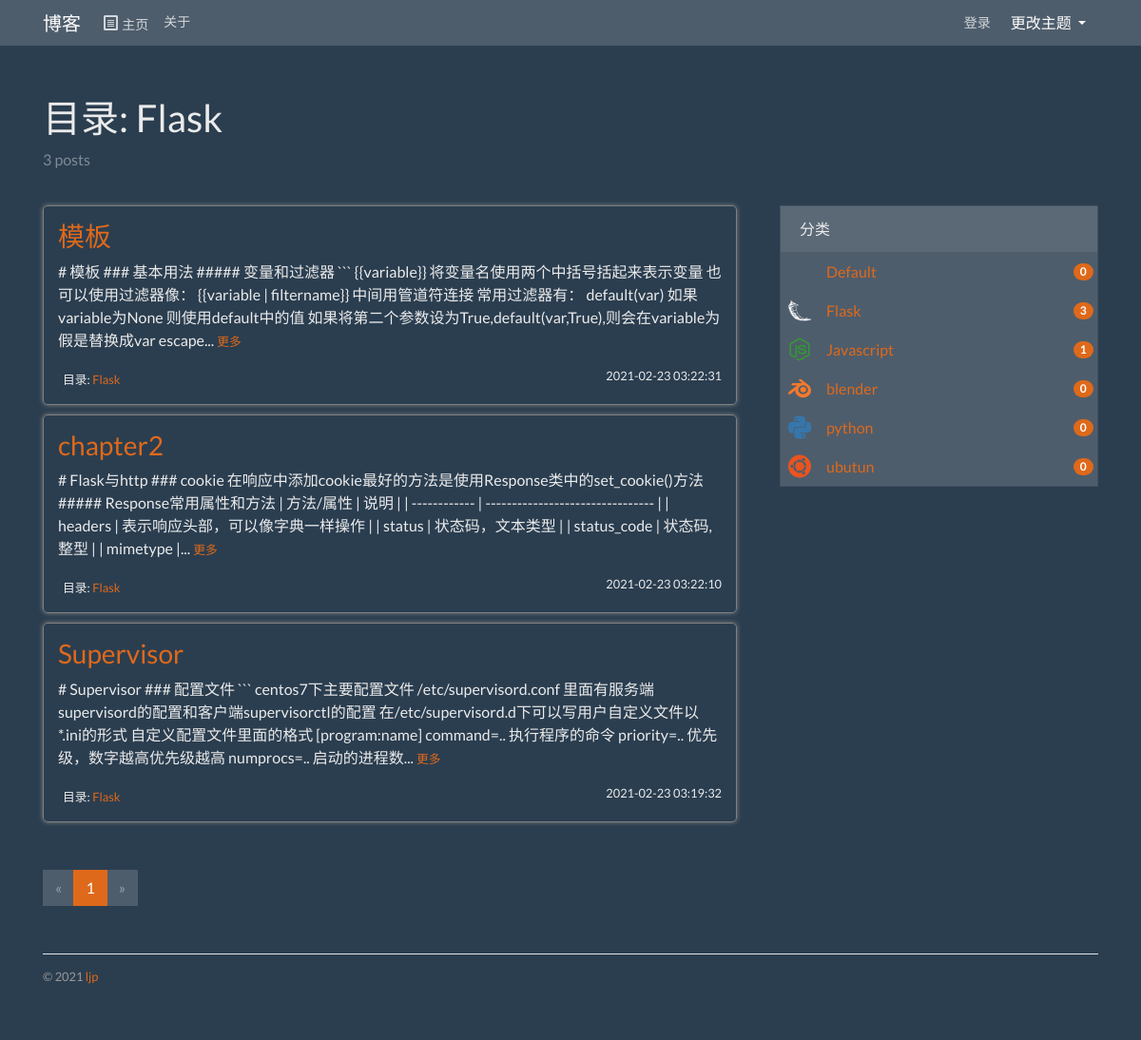
Page /category/2 on the committed database.
### myblog/models.py (models this page shows, shortened)
class Category(db.Model):
    id=db.Column(db.Integer,primary_key=True)
    name=db.Column(db.String(30),unique=True)
    icon=db.Column(db.String(30))
    posts=db.relationship('Post',back_populates='category')

class Post(db.Model):
    id=db.Column(db.Integer,primary_key=True)
    title=db.Column(db.String(60))
    body=db.Column(db.Text)
    timestamp=db.Column(db.DateTime,default=datetime.utcnow,index=True)
    category_id=db.Column(db.Integer,db.ForeignKey('category.id'))
    category=db.relationship('Category',back_populates='posts')

### myblog/blueprints/blog.py (the view)
@blog_bp.route('/category/<int:category_id>')
def show_category(category_id):
    category=Category.query.get_or_404(category_id)
    page=request.args.get('page',1,type=int)
    per_page=current_app.config['BLUELOG_POST_PER_PAGE']
    pagination=Post.query.with_parent(category).order_by(Post.timestamp.desc()).paginate(page,per_page)
    posts=pagination.items
    basedir=os.path.abspath(os.path.dirname(os.path.dirname(__file__)))
    icons=get_json(basedir+"\\static\\icons.json")
    return render_template('blog/category.html',category=category,pagination=pagination,posts=posts,icons=icons)

### myblog/__init__.py (called while the page is built)
def register_template_context(app):
    @app.context_processor
    def make_template_context():
        admin=Admin.query.first()
        categories=Category.query.order_by(Category.name).all()
        links=Link.query.order_by(Link.name).all()
        return dict(
            admin=admin,categories=categories,
            links=links
        )

def register_request_handlers(app):
    @app.after_request
    def query_profiler(response):
        for q in get_debug_queries():
            if q.duration >= app.config['BLUELOG_SLOW_QUERY_THRESHOLD']:
                app.logger.warning(
                    'Slow query: Duration: %fs\n Context: %s\nQuery: %s\n '
                    % (q.duration, q.context, q.statement)
                )
        return response

### myblog/utils.py (called while the page is built)
def get_json(filename):
    f=open(filename,"r")
    return json.loads(f.read())

### myblog/templates/blog/category.html (shortened to what this page needs)
{% extends 'base.html' %}
{% from 'bootstrap/pagination.html' import render_pagination %}
{% block head %}
    {{ super() }}
{% endblock %}
{% block content %}
    <div class="page-header">
        <h1>目录: {{ category.name }}</h1>
        <p class="text-muted">{{ category.posts|length }} posts</p>
    </div>
    <div class="row">
        <div class="col-sm-8">
            {% include "blog/_posts.html" %}
            <div class="page-footer">{{ render_pagination(pagination) }}</div>
        </div>
        <div class="col-sm-4 sidebar">
            {% include "blog/_sidebar.html" %}
        </div>
    </div>
{% endblock %}

### myblog/templates/blog/_posts.html (shortened to what this page needs)
{% if posts %}
    {% for post in posts %}
        <section class="article_about">
            <h3 class="text-primary"><a href="{{ url_for('.show_post_by_name', name=post.title) }}">{{ post.title }}</a></h3>
            <p>
                {{ post.body|striptags|truncate }}
                <small><a href="{{ url_for('blog.show_post_by_name', name=post.title) }}">更多</a></small>
            </p>
            <small>
            &nbsp;
                目录: <a
                    href="{{ url_for('.show_category', category_id=post.category.id) }}">{{ post.category.name }}</a>
                <span class="float-right">{{ post.timestamp.strftime('%Y-%m-%d %H:%M:%S') }}</span>
            </small>
        </section>
    {% endfor %}
{% endif %}

### myblog/templates/blog/_sidebar.html
{% if categories %}
    <div class="card mb-3">
        <div class="card-header">分类</div>
        <ul class="list-group list-group-flush">
            {% for category in categories %}
                <li class="list-group-item  list-group-item-action d-flex justify-content-between align-items-center clear_padding">
                    <span class="category_nav_icon {{category.icon if category.icon}}"></span>
                    <a class="category_nav_a" href="{{ url_for('blog.show_category_by_name', name=category.name) }}">
                        {{ category.name }}
                    </a>
                    <span class="badge badge-primary badge-pill category_nav_nums"> {{ category.posts|length }}</span>
                </li>
            {% endfor %}
        </ul>
    </div>
{% endif %}

### myblog/static/css/style.css (style rules this page uses)
.clear_padding { padding:0; }
.category_nav_a { line-height:2.5rem; display:block; text-decoration:none; padding-left:3rem; width:100%; }
.category_nav_nums { position:absolute; right:0.25rem; }
.category_nav_icon { position:absolute; left:0.5rem; }
.category_nav_icon::before { font-family:"icomoon"; }
nav { margin-bottom: 20px; }
.page-header { padding-top: 20px; padding-bottom: 20px; }
.sidebar { padding-left: 30px; }
.page-footer { padding-top: 40px; }
body { display:flex; flex-flow:column; min-height:100vh; }
.article_about { box-shadow:0 0 5px 0px grey; padding:15px; border:1px grey solid; border-radius:5px; margin-bottom:10px; }

### rows in the picture
Category: name "Flask", posts|length "3"
Post: title "模板", body "# 模板 ### 基本用法 ##### 变量和过滤器 ``` {{variable}} 将变量名使用两个中括号括起来表示变量 也可以使用过滤器像： {{variable | filtername}} 中间用管道符连接 常用过滤器有： default(var) 如果variable为None 则使用default中的值 如果将第二个参数设为True,default(var,True),则会在variable为假是替换成var escape...", category.name "Flask", timestamp "2021-02-23 03:22:31"
Post: title "chapter2", body "# Flask与http ### cookie 在响应中添加cookie最好的方法是使用Response类中的set_cookie()方法 ##### Response常用属性和方法 | 方法/属性 | 说明 | | ------------ | -------------------------------- | | headers | 表示响应头部，可以像字典一样操作 | | status | 状态码，文本类型 | | status_code | 状态码,整型 | | mimetype |...", category.name "Flask", timestamp "2021-02-23 03:22:10"
Post: title "Supervisor", body "# Supervisor ### 配置文件 ``` centos7下主要配置文件 /etc/supervisord.conf 里面有服务端supervisord的配置和客户端supervisorctl的配置 在/etc/supervisord.d下可以写用户自定义文件以*.ini的形式 自定义配置文件里面的格式 [program:name] command=.. 执行程序的命令 priority=.. 优先级，数字越高优先级越高 numprocs=.. 启动的进程数...", category.name "Flask", timestamp "2021-02-23 03:19:32"
Category: name "Default", posts|length "0"
Category: name "Javascript", posts|length "1"
Category: name "blender", posts|length "0"
Category: name "python", posts|length "0"
Category: name "ubutun", posts|length "0"

### other values in the picture
{{ category.posts|length }} "3"
{{ render_pagination(pagination) }} "« 1 »"
